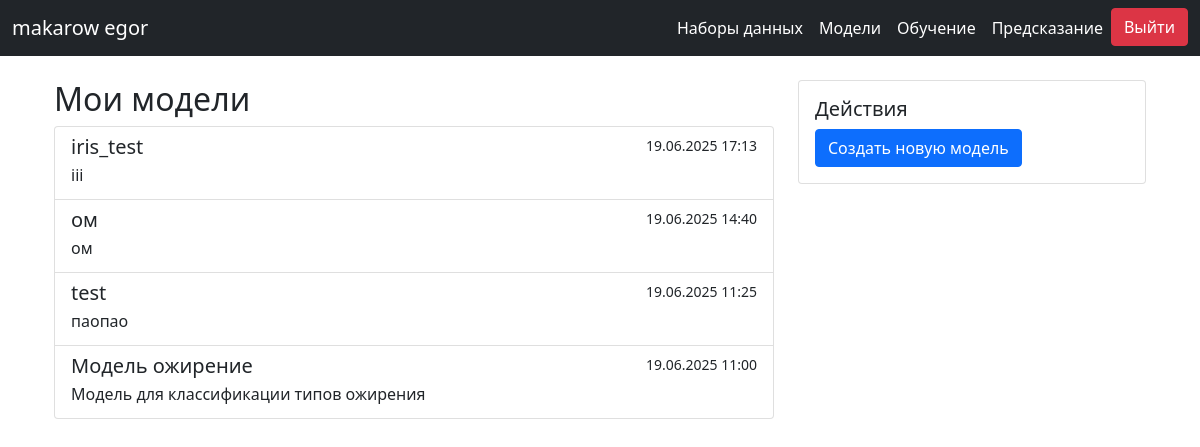
/neural_network/ (signed in), run on the app's committed database.
### accounts/models.py (models this page shows, shortened)
class CustomUser(AbstractBaseUser, PermissionsMixin):
    first_name = models.CharField('first name', max_length=30)
    last_name = models.CharField('last name', max_length=30)
    patronymic = models.CharField('patronymic', max_length=30, blank=True)
    email = models.EmailField('email address', unique=True)
    is_active = models.BooleanField('active', default=True)
    is_staff = models.BooleanField('staff status', default=False)
    is_superuser = models.BooleanField('superuser status', default=False)
    date_joined = models.DateTimeField('date joined', default=timezone.now)
    USERNAME_FIELD = 'email'
    REQUIRED_FIELDS = ['first_name', 'last_name']
    objects = CustomUserManager()
    def get_full_name(self):
        return f"{self.last_name} {self.first_name} {self.patronymic}".strip()

### neural_network/models.py (models this page shows, shortened)
class MLModel(models.Model):
    title = models.CharField(max_length=255, verbose_name="Название модели")
    description = models.TextField(verbose_name="Описание")
    creation_date = models.DateTimeField(auto_now_add=True, verbose_name="Дата создания")
    parameters = models.JSONField(verbose_name="Параметры модели")
    user = models.ForeignKey(
        settings.AUTH_USER_MODEL,
        on_delete=models.CASCADE,
        related_name='mlmodels',
        default=1
    )
    class Meta:
        verbose_name = "Модель машинного обучения"
        verbose_name_plural = "Модели"
    def get_absolute_url(self):
        return reverse('model_detail', kwargs={'pk': self.pk})

### neural_network/views.py (the view)
# urls.py: path('', neural_network_views.model_list, name='model_list'),
@login_required
def model_list(request):
    models = MLModel.objects.filter(user=request.user).order_by('-creation_date')
    return render(request, 'models/list.html', {'models': models})

### neural_network/templates/models/list.html
{% extends "base.html" %}
{% block content %}
<div class="container">
    <div class="row">
        <div class="col-md-8">
            <h2>Мои модели</h2>
            <div class="list-group">
                {% for model in models %}
                <a href="{{ model.get_absolute_url }}" class="list-group-item list-group-item-action">
                    <div class="d-flex w-100 justify-content-between">
                        <h5 class="mb-1">{{ model.title }}</h5>
                        <small>{{ model.creation_date|date:"d.m.Y H:i" }}</small>
                    </div>
                    <p class="mb-1">{{ model.description|truncatechars:100 }}</p>
                </a>
                {% empty %}
                <div class="alert alert-info">Нет созданных моделей</div>
                {% endfor %}
            </div>
        </div>
        <div class="col-md-4">
            <div class="card">
                <div class="card-body">
                    <h5 class="card-title">Действия</h5>
                    <a href="{% url 'model_create' %}" class="btn btn-primary btn-block">
                        Создать новую модель
                    </a>
                </div>
            </div>
        </div>
    </div>
</div>
{% endblock %}

### datasets/templates/base.html (shortened to what this page needs)
<!DOCTYPE html>
<html lang="ru">
<head>
    <link href="https://cdn.jsdelivr.net/npm/bootstrap@5.1.3/dist/css/bootstrap.min.css" rel="stylesheet">
</head>
<body>
    <header class="bg-dark text-white">
        <nav class="navbar navbar-expand-lg navbar-dark bg-dark">
            <div class="container-fluid">
                {% if user.is_authenticated %}
                    <a class="navbar-brand text-white" href="{% url 'dataset_list' %}">
                        {{ user.get_full_name|default:user.email }}
                    </a>
                {% else %}
                    <a class="navbar-brand text-white" href="{% url 'dataset_list' %}">DataSets Manager</a>
                {% endif %}
                <div class="collapse navbar-collapse" id="navbarNav">
                    <ul class="navbar-nav ms-auto">
                        <li class="nav-item">
                            <a class="nav-link text-white" href="{% url 'dataset_list' %}">Наборы данных</a>
                        </li>
                        <li class="nav-item">
                            <a class="nav-link text-white" href="{% url 'model_list' %}">Модели</a>
                        </li>
                        <li class="nav-item">
                            <a class="nav-link text-white" href="{% url 'session_list' %}">Обучение</a>
                        </li>
                        <li class="nav-item">
                            <a class="nav-link text-white" href="{% url 'predict_sessions_list' %}">Предсказание</a>
                        </li>
                        {% if user.is_authenticated %}
                            <li class="nav-item">
                                <a href="{% url 'logout' %}" class="btn btn-danger btn-block">
                                    Выйти
                                </a>
                            </li>
                        {% endif %}
                    </ul>
                </div>
            </div>
        </nav>
    </header>
    <div class="container mt-4">
        {% block content %}{% endblock %}
    </div>
</body>
</html>

### data on the page
CustomUser: get_full_name "makarow egor"
MLModel: title "iris_test", creation_date "19.06.2025 17:13", description "iii"
MLModel: title "oм", creation_date "19.06.2025 14:40", description "ом"
MLModel: title "test", creation_date "19.06.2025 11:25", description "паопао"
MLModel: title "Модель ожирение", creation_date "19.06.2025 11:00", description "Модель для классификации типов ожирения"
